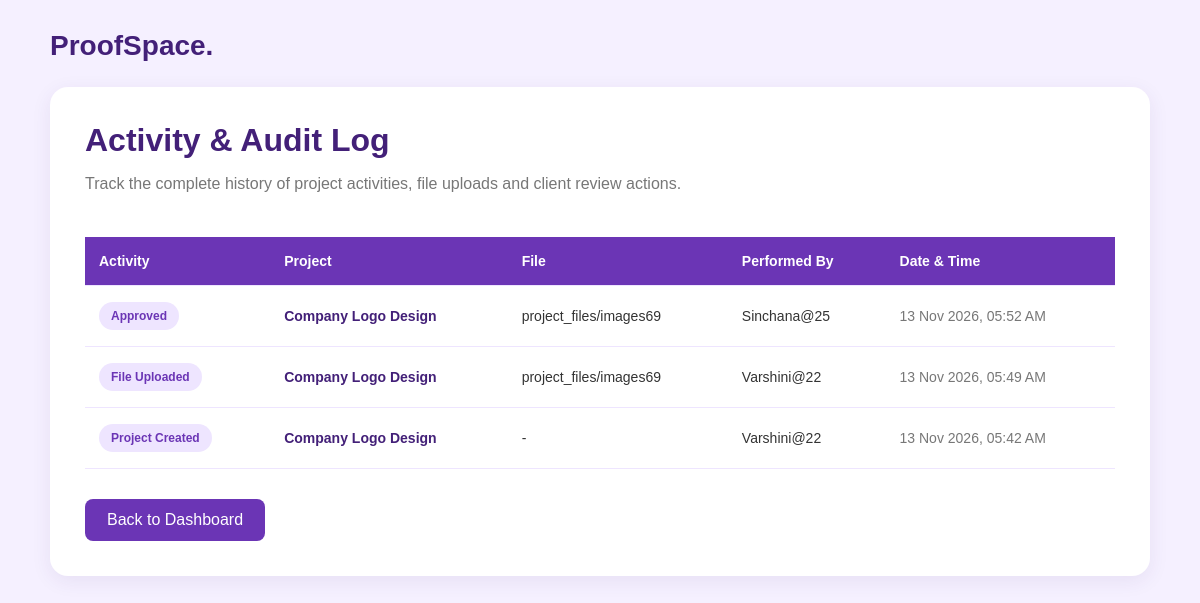
The app's page /audit-log/ (signed in) with its own data.
### proofing/models.py (models this page shows, shortened)
class AuditLog(models.Model):
    ACTION_CHOICES = [
        ('Project Created', 'Project Created'),
        ('File Uploaded', 'File Uploaded'),
        ('Approved', 'Approved'),
        ('Changes Requested', 'Changes Requested'),
        ('Rejected', 'Rejected'),
    ]
    project = models.ForeignKey(
        Project,
        on_delete=models.CASCADE,
        related_name='audit_logs'
    )
    project_file = models.ForeignKey(
        ProjectFile,
        on_delete=models.SET_NULL,
        null=True,
        blank=True,
        related_name='audit_logs'
    )
    performed_by = models.ForeignKey(
        User,
        on_delete=models.CASCADE
    )
    action = models.CharField(
        max_length=50,
        choices=ACTION_CHOICES
    )
    description = models.TextField(
        blank=True
    )
    created_at = models.DateTimeField(
        auto_now_add=True
    )

class Project(models.Model):
    STATUS_CHOICES = [
        ('Active', 'Active'),
        ('Completed', 'Completed'),
        ('On Hold', 'On Hold'),
    ]
    title = models.CharField(
        max_length=200
    )
    description = models.TextField()
    client_name = models.CharField(
        max_length=100
    )
    client_user = models.ForeignKey(
        User,
        on_delete=models.SET_NULL,
        null=True,
        blank=True,
        related_name='client_projects'
    )
    status = models.CharField(
        max_length=20,
        choices=STATUS_CHOICES,
        default='Active'
    )
    created_at = models.DateTimeField(
        auto_now_add=True
    )
    created_by = models.ForeignKey(
        User,
        on_delete=models.CASCADE
    )

class ProjectFile(models.Model):
    APPROVAL_CHOICES = [
        ('Pending', 'Pending'),
        ('Approved', 'Approved'),
        ('Changes Requested', 'Changes Requested'),
        ('Rejected', 'Rejected'),
    ]
    project = models.ForeignKey(
        Project,
        on_delete=models.CASCADE,
        related_name='files'
    )
    file = models.FileField(
        upload_to='project_files/'
    )
    uploaded_by = models.ForeignKey(
        User,
        on_delete=models.CASCADE
    )
    uploaded_at = models.DateTimeField(
        auto_now_add=True
    )
    approval_status = models.CharField(
        max_length=30,
        choices=APPROVAL_CHOICES,
        default='Pending'
    )
    client_feedback = models.TextField(
        blank=True
    )
    reviewed_by = models.ForeignKey(
        User,
        on_delete=models.SET_NULL,
        null=True,
        blank=True,
        related_name='reviewed_files'
    )
    reviewed_at = models.DateTimeField(
        null=True,
        blank=True
    )

### proofing/views.py (the view)
@login_required
def audit_log(request):
    profile, created = UserProfile.objects.get_or_create(
        user=request.user,
        defaults={'role': 'agency'}
    )
    if profile.role == 'agency':
        logs = AuditLog.objects.filter(
            project__created_by=request.user
        )
    else:
        logs = AuditLog.objects.filter(
            project__client_user=request.user
        )
    logs = logs.select_related(
        'project',
        'project_file',
        'performed_by'
    ).order_by('-created_at')
    return render(request, 'proofing/audit_log.html', {
        'logs': logs
    })

### proofing/templates/proofing/audit_log.html (shortened to what this page needs)
<!DOCTYPE html>
<html lang="en">
<head>
</head>
<body>
    <div class="header">
        <div class="logo">ProofSpace.</div>
    </div>
    <div class="container">
        <h1>Activity & Audit Log</h1>
        <p class="subtitle">
            Track the complete history of project activities,
            file uploads and client review actions.
        </p>
        {% if logs %}
        <div class="table-wrapper">
            <table>
                <thead>
                    <tr>
                        <th>Activity</th>
                        <th>Project</th>
                        <th>File</th>
                        <th>Performed By</th>
                        <th>Date & Time</th>
                    </tr>
                </thead>
                <tbody>
                    {% for log in logs %}
                    <tr>
                        <td>
                            <span class="activity">
                                {{ log.action }}
                            </span>
                        </td>
                        <td class="project-name">
                            {{ log.project.title }}
                        </td>
                        <td class="file-name">
                            {% if log.project_file %}
                                {{ log.project_file.file.name }}
                            {% else %}
                                -
                            {% endif %}
                        </td>
                        <td>
                            {{ log.performed_by.username }}
                        </td>
                        <td class="date">
                            {{ log.created_at|date:"d M Y, h:i A" }}
                        </td>
                    </tr>
                    {% endfor %}
                </tbody>
            </table>
        </div>
        {% else %}
            <div class="empty-message">
                <h3>No Activities Yet</h3>
                <p>Project activities will appear here when recorded.</p>
            </div>
        {% endif %}
        <a href="{% url 'dashboard' %}" class="back-button">
            Back to Dashboard
        </a>
    </div>
</body>
</html>

### proofing/templates/proofing/audit_log.html (style rules this page uses)
* { margin: 0; padding: 0; box-sizing: border-box; }
body { font-family: Arial, sans-serif; background: #f5f0ff; color: #333; padding: 30px 15px; }
.header { max-width: 1100px; margin: 0 auto 25px; }
.logo { color: #432078; font-size: 28px; font-weight: bold; }
.container { max-width: 1100px; margin: auto; background: white; padding: 35px; border-radius: 18px; box-shadow: 0 5px 20px rgba(70, 40, 120, 0.08); }
h1 { color: #432078; margin-bottom: 12px; }
.subtitle { color: #777; margin-bottom: 25px; line-height: 1.6; }
.table-wrapper { width: 100%; overflow-x: auto; }
table { width: 100%; border-collapse: collapse; margin-top: 15px; min-width: 750px; }
th, td { padding: 16px 14px; text-align: left; border-bottom: 1px solid #eee5ff; font-size: 14px; }
th { background: #6b35b5; color: white; font-weight: bold; }
.activity { display: inline-block; padding: 7px 12px; background: #eee5ff; color: #6b35b5; border-radius: 20px; font-size: 12px; font-weight: bold; }
.project-name { color: #432078; font-weight: bold; }
.file-name { overflow-wrap: anywhere; }
.date { color: #777; white-space: nowrap; }
.back-button { display: inline-block; margin-top: 30px; padding: 12px 22px; background: #6b35b5; color: white; text-decoration: none; border-radius: 8px; transition: 0.2s; }

### records on screen
AuditLog: action "Approved", project "Company Logo Design", project_file.file.name "project_files/images69", performed_by.username "Sinchana@25", created_at "13 Nov 2026, 05:52 AM"
AuditLog: action "File Uploaded", project "Company Logo Design", project_file.file.name "project_files/images69", performed_by.username "Varshini@22", created_at "13 Nov 2026, 05:49 AM"
AuditLog: action "Project Created", project "Company Logo Design", performed_by.username "Varshini@22", created_at "13 Nov 2026, 05:42 AM"
